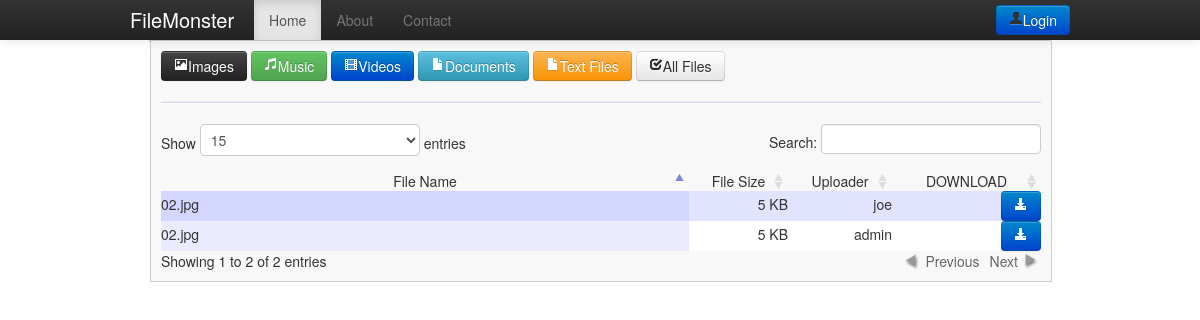
Page /index.php?categ=Images on the earlier database version.
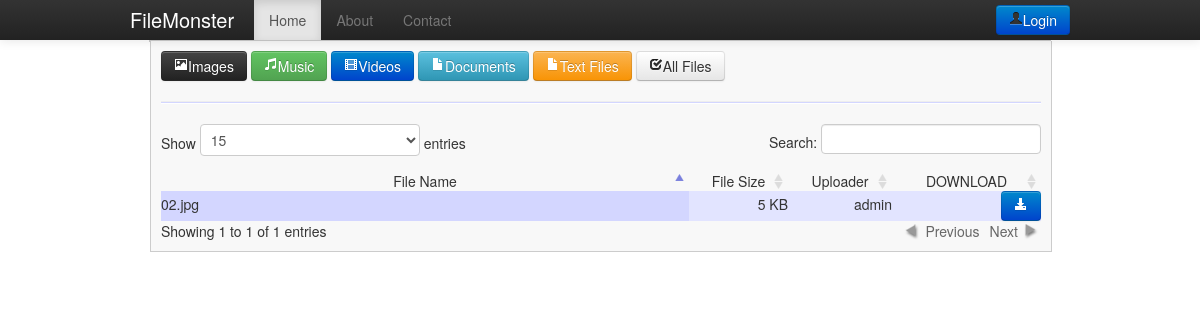
Same page on the later database version.
### tables this page shows
CREATE TABLE IF NOT EXISTS `upload_data` (
  `FILE_NAME` varchar(100) NOT NULL,
  `FILE_SIZE` int(10) NOT NULL,
  `FILE_TYPE` varchar(20) NOT NULL,
  `CATEGORY` varchar(50) NOT NULL,
  `UPLOADED_BY` varchar(50) NOT NULL,
  `PATH` varchar(100) NOT NULL
);

### index.php (the view, shortened to what this page needs)
<!DOCTYPE html>
<html lang="en">
<head>
    <link rel="stylesheet" type="text/css" href="css/main.css" />
    <link rel="stylesheet" type="text/css" href="bootstrap/css/bootstrap.css">
    <link rel="stylesheet" type="text/css" href="media/css/dataTable.css" />
</head>
<body>
    <div class="navbar navbar-fixed-top">
      <div class="navbar-inner">
        <div class="container">
          <a class="brand" href="index.php">FileMonster</a>
          <div class="nav-collapse">
            <ul class="nav">
                <li class="active"><a href="index.php">Home</a></li>
                <li><a href="about.php">About</a></li>
                <li><a href="contact.php">Contact</a></li>
	    </ul>
	    <a class="btn btn-primary pull-right" href="login.php" title="Click to login"><i class="icon-user icon-red"></i>Login</a>
          </div>
        </div>
      </div>
    </div>
    <div id="mainsection">
        <div class="main">
           <a href="index.php?categ=Images"><button class="btn btn-inverse"><i class=" icon-picture icon-white"></i>Images</button></a>
	   <a href="index.php?categ=Music"><button class="btn btn-success"><i class=" icon-music icon-white"></i>Music</button></a>
           <a href="index.php?categ=Videos"><button class="btn btn-primary" id="clickme"><i class="icon-film icon-white"></i>Videos</button></a>
           <a href="index.php?categ=Documents"><button class="btn btn-info"><i class="icon-file icon-white"></i>Documents</button></a>
           <a href="index.php?categ=Text Files"><button class="btn btn-warning"><i class="icon-file icon-white"></i>Text Files</button></a>
           <a href="index.php?categ="><button class="btn"><i class="icon-check"></i>All Files</button></a>
           <hr>
            <table id="dtable" width="100%">
                    <thead>
                        <th>File Name</th>
                        <th>File Size</th>
                        <th>Uploader</th>
                        <th>DOWNLOAD</th>
                    </thead>
                    <tbody>
                        <?php
                            include "db.php";
							$categ=$_GET["categ"];
                            if($categ=="all"){
                                $q="select * from upload_data";
                            }
                            else{
                                $q="select * from upload_data where CATEGORY='$categ'";
                            }
                            $result=mysqli_query($config, $q);
                            while($rs=mysqli_fetch_array($result)){
                                echo "
                                    <tr>
                                        <td width='60%'>".$rs['FILE_NAME']."</td>
                                        <td align='right'>".$rs['FILE_SIZE']." KB</td>
                                        <td align='right'>".$rs['UPLOADED_BY']."</td>
                                        <td align='right'><a href='".$rs['PATH']."'><button class='btn btn-primary'><i class='icon-download-alt icon-white'></button></a></td>
                                    </tr>
                                ";
                            }
                        ?>
                    </tbody>
                </table>
        </div>
    </div>
</body>
</html>

### css/main.css (style rules this page uses)
body { background-color:#fff;padding-top: 40px; padding-bottom: 40px; }
#mainsection { height:auto; width: 900px; margin-left: auto; margin-right: auto; border: 1px solid #cccccc; display: block; }
.main { background:#f8f8f8; width:880px; height:auto; border-bottom:1px solid #cccccc; position: absolute; padding: 10px; border: 1px solid #cccccc; border-top: none; }
html,div, span, applet, object, iframe, h1, h2, h3, h4, h5, h6, p, blockquote, pre, a, abbr, acronym, address, big, cite, code, del, dfn, em, img, ins, kbd, q, s, samp, small, strike, strong, sub, sup, tt, var, b, u, i, center, dl, dt, dd, ol, ul, li, fieldset, form, label, legend, table, caption, tbody, tfoot, thead, tr, th, td, article, aside, canvas, details, embed, figure, figcaption, footer, header, hgroup, menu, nav, output, ruby, section, summary, time, mark, audio, video { margin: 0; padding: 0; border: 0; font-size: 100%; font: inherit; vertical-align: baseline; }
body { line-height: 1; }
ol, ul { list-style: none; }
table { border-collapse: collapse; border-spacing: 0; }
hr { color: #D3D6FF; background-color:#D3D6FF; height: 1px; }

### media/css/dataTable.css (style rules this page uses)
.sorting_asc { background: url('../images/sort_asc.png') no-repeat center right; }
.sorting { background: url('../images/sort_both.png') no-repeat center right; }
tr.odd { background-color: #E2E4FF; }
tr.odd td.sorting_1 { background-color: #D3D6FF; }
tr.even { background-color: white; }
tr.even td.sorting_1 { background-color: #EAEBFF; }

Differences in the rows shown:
removed upload_data: FILE_NAME "02.jpg", FILE_SIZE "5", UPLOADED_BY "joe"
Other differences:
text written by a page script: "Show entries Search: Showing 1 to 2 of 2 entries Previous Next" → "Show entries Search: Showing 1 to 1 of 1 entries Previous Next"
